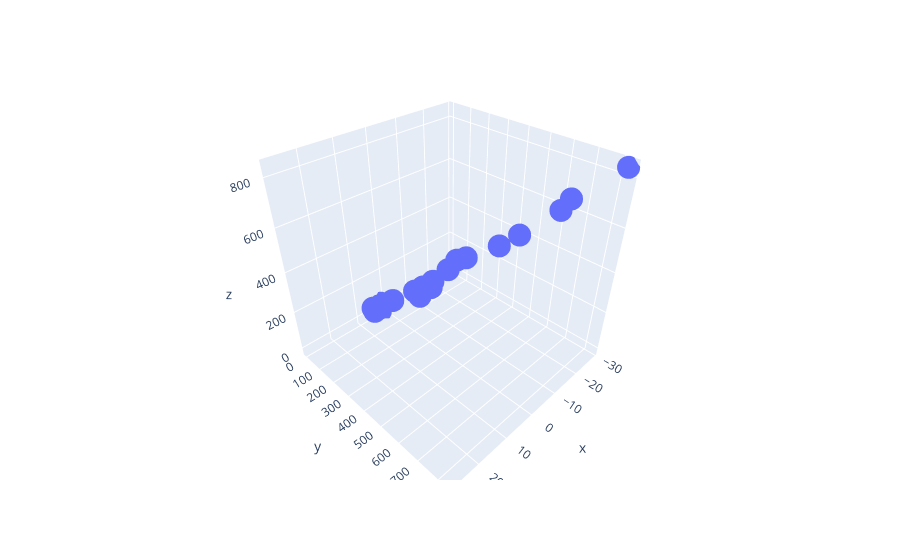

The notebook cell saved with this chart:
### Code cell
import plotly.express as px

data_frame_poly_trans = pd.DataFrame({'x': poly_transf_X[:, 1], 'y': poly_transf_X[:, 2], 'z': y_true})
fig = px.scatter_3d(data_frame_poly_trans, x='x', y='y', z='z')
fig.show()

### Figure 1 — Plotly figure (JSON) as saved in the notebook; plotly's stock layout.template omitted (floating-point values rounded to 4 significant figures)
{"data": [{"hovertemplate": "x=%{x}<br>y=%{y}<br>z=%{z}<extra></extra>", "legendgroup": "", "marker": {"color": "#636efa", "symbol": "circle"}, "mode": "markers", "name": "", "scene": "scene", "showlegend": false, "type": "scatter3d", "x": [-28.79, -25.76, -25.15, -22.12, -20.3, -16.67, -15.45, -14.24, -11.82, -10, 2.121, 2.727, 3.333, 14.24, 15.45, 17.27, 22.12, 25.76, 26.36, 27.58], "y": [828.7, 663.5, 632.6, 489.3, 412.2, 277.8, 238.8, 202.8, 139.7, 100, 4.5, 7.438, 11.11, 202.8, 238.8, 298.3, 489.3, 663.5, 695.0, 760.4], "z": [838.7, 674.5, 617.6, 464.3, 388.2, 287.8, 264.8, 202.8, 121.7, 81, 29.5, -12.56, 27.11, 225.8, 241.8, 304.3, 500.3, 667.5, 672.0, 748.4]}], "layout": {"legend": {"tracegroupgap": 0}, "margin": {"t": 60}, "scene": {"domain": {"x": [0, 1], "y": [0, 1]}, "xaxis": {"title": {"text": "x"}}, "yaxis": {"title": {"text": "y"}}, "zaxis": {"title": {"text": "z"}}}}}
